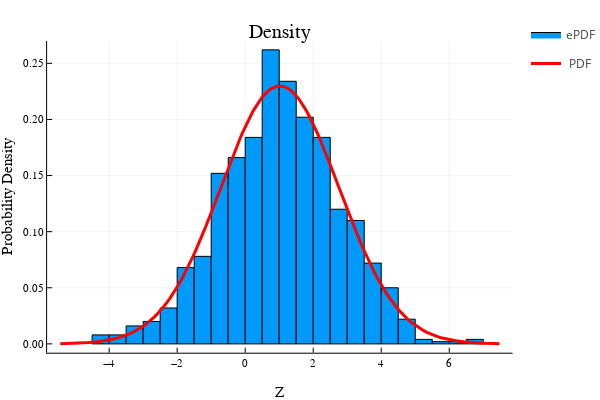

The notebook cell saved with this chart:
### Markdown cell above
The result by build-in method is same as the result we calculate by MLE.

### Code cell
histogram(zs,normalize=:pdf,label="ePDF")
plot!(fit(Normal,zs),lw=3,color=:red,label=" PDF")
title!("Density")
xlabel!("Z")
ylabel!("Probability Density")

### Figure 1 — Plotly figure (JSON) as saved in the notebook; plotly's stock layout.template omitted (floating-point values rounded to 4 significant figures)
{"data": [{"fill": "tozeroy", "fillcolor": "rgba(0, 154, 250, 1.000)", "hoverinfo": "none", "legendgroup": "ePDF", "line": {"color": "rgba(0, 0, 0, 1)", "dash": "solid", "width": 1}, "mode": "lines", "name": "ePDF", "showlegend": true, "type": "scatter", "x": [-4.5, -4.5, -4, -4, -4.5, -4.5], "xaxis": "x", "y": [0.008, 0, 0, 0.008, 0.008, 0.008], "yaxis": "y"}, {"fill": "tozeroy", "fillcolor": "rgba(0, 154, 250, 1.000)", "hoverinfo": "none", "legendgroup": "ePDF", "line": {"color": "rgba(0, 0, 0, 1)", "dash": "solid", "width": 1}, "mode": "lines", "name": "ePDF", "showlegend": false, "type": "scatter", "x": [-4, -4, -3.5, -3.5, -4, -4], "xaxis": "x", "y": [0.008, 0, 0, 0.008, 0.008, 0.008], "yaxis": "y"}, {"fill": "tozeroy", "fillcolor": "rgba(0, 154, 250, 1.000)", "hoverinfo": "none", "legendgroup": "ePDF", "line": {"color": "rgba(0, 0, 0, 1)", "dash": "solid", "width": 1}, "mode": "lines", "name": "ePDF", "showlegend": false, "type": "scatter", "x": [-3.5, -3.5, -3, -3, -3.5, -3.5], "xaxis": "x", "y": [0.016, 0, 0, 0.016, 0.016, 0.016], "yaxis": "y"}, {"fill": "tozeroy", "fillcolor": "rgba(0, 154, 250, 1.000)", "hoverinfo": "none", "legendgroup": "ePDF", "line": {"color": "rgba(0, 0, 0, 1)", "dash": "solid", "width": 1}, "mode": "lines", "name": "ePDF", "showlegend": false, "type": "scatter", "x": [-3, -3, -2.5, -2.5, -3, -3], "xaxis": "x", "y": [0.02, 0, 0, 0.02, 0.02, 0.02], "yaxis": "y"}, {"fill": "tozeroy", "fillcolor": "rgba(0, 154, 250, 1.000)", "hoverinfo": "none", "legendgroup": "ePDF", "line": {"color": "rgba(0, 0, 0, 1)", "dash": "solid", "width": 1}, "mode": "lines", "name": "ePDF", "showlegend": false, "type": "scatter", "x": [-2.5, -2.5, -2, -2, -2.5, -2.5], "xaxis": "x", "y": [0.032, 0, 0, 0.032, 0.032, 0.032], "yaxis": "y"}, {"fill": "tozeroy", "fillcolor": "rgba(0, 154, 250, 1.000)", "hoverinfo": "none", "legendgroup": "ePDF", "line": {"color": "rgba(0, 0, 0, 1)", "dash": "solid", "width": 1}, "mode": "lines", "name": "ePDF", "showlegend": false, "type": "scatter", "x": [-2, -2, -1.5, -1.5, -2, -2], "xaxis": "x", "y": [0.068, 0, 0, 0.068, 0.068, 0.068], "yaxis": "y"}, {"fill": "tozeroy", "fillcolor": "rgba(0, 154, 250, 1.000)", "hoverinfo": "none", "legendgroup": "ePDF", "line": {"color": "rgba(0, 0, 0, 1)", "dash": "solid", "width": 1}, "mode": "lines", "name": "ePDF", "showlegend": false, "type": "scatter", "x": [-1.5, -1.5, -1, -1, -1.5, -1.5], "xaxis": "x", "y": [0.078, 0, 0, 0.078, 0.078, 0.078], "yaxis": "y"}, {"fill": "tozeroy", "fillcolor": "rgba(0, 154, 250, 1.000)", "hoverinfo": "none", "legendgroup": "ePDF", "line": {"color": "rgba(0, 0, 0, 1)", "dash": "solid", "width": 1}, "mode": "lines", "name": "ePDF", "showlegend": false, "type": "scatter", "x": [-1, -1, -0.5, -0.5, -1, -1], "xaxis": "x", "y": [0.152, 0, 0, 0.152, 0.152, 0.152], "yaxis": "y"}, {"fill": "tozeroy", "fillcolor": "rgba(0, 154, 250, 1.000)", "hoverinfo": "none", "legendgroup": "ePDF", "line": {"color": "rgba(0, 0, 0, 1)", "dash": "solid", "width": 1}, "mode": "lines", "name": "ePDF", "showlegend": false, "type": "scatter", "x": [-0.5, -0.5, 0, 0, -0.5, -0.5], "xaxis": "x", "y": [0.166, 0, 0, 0.166, 0.166, 0.166], "yaxis": "y"}, {"fill": "tozeroy", "fillcolor": "rgba(0, 154, 250, 1.000)", "hoverinfo": "none", "legendgroup": "ePDF", "line": {"color": "rgba(0, 0, 0, 1)", "dash": "solid", "width": 1}, "mode": "lines", "name": "ePDF", "showlegend": false, "type": "scatter", "x": [0, 0, 0.5, 0.5, 0, 0], "xaxis": "x", "y": [0.184, 0, 0, 0.184, 0.184, 0.184], "yaxis": "y"}, {"fill": "tozeroy", "fillcolor": "rgba(0, 154, 250, 1.000)", "hoverinfo": "none", "legendgroup": "ePDF", "line": {"color": "rgba(0, 0, 0, 1)", "dash": "solid", "width": 1}, "mode": "lines", "name": "ePDF", "showlegend": false, "type": "scatter", "x": [0.5, 0.5, 1, 1, 0.5, 0.5], "xaxis": "x", "y": [0.262, 0, 0, 0.262, 0.262, 0.262], "yaxis": "y"}, {"fill": "tozeroy", "fillcolor": "rgba(0, 154, 250, 1.000)", "hoverinfo": "none", "legendgroup": "ePDF", "line": {"color": "rgba(0, 0, 0, 1)", "dash": "solid", "width": 1}, "mode": "lines", "name": "ePDF", "showlegend": false, "type": "scatter", "x": [1, 1, 1.5, 1.5, 1, 1], "xaxis": "x", "y": [0.234, 0, 0, 0.234, 0.234, 0.234], "yaxis": "y"}, {"fill": "tozeroy", "fillcolor": "rgba(0, 154, 250, 1.000)", "hoverinfo": "none", "legendgroup": "ePDF", "line": {"color": "rgba(0, 0, 0, 1)", "dash": "solid", "width": 1}, "mode": "lines", "name": "ePDF", "showlegend": false, "type": "scatter", "x": [1.5, 1.5, 2, 2, 1.5, 1.5], "xaxis": "x", "y": [0.202, 0, 0, 0.202, 0.202, 0.202], "yaxis": "y"}, {"fill": "tozeroy", "fillcolor": "rgba(0, 154, 250, 1.000)", "hoverinfo": "none", "legendgroup": "ePDF", "line": {"color": "rgba(0, 0, 0, 1)", "dash": "solid", "width": 1}, "mode": "lines", "name": "ePDF", "showlegend": false, "type": "scatter", "x": [2, 2, 2.5, 2.5, 2, 2], "xaxis": "x", "y": [0.184, 0, 0, 0.184, 0.184, 0.184], "yaxis": "y"}, {"fill": "tozeroy", "fillcolor": "rgba(0, 154, 250, 1.000)", "hoverinfo": "none", "legendgroup": "ePDF", "line": {"color": "rgba(0, 0, 0, 1)", "dash": "solid", "width": 1}, "mode": "lines", "name": "ePDF", "showlegend": false, "type": "scatter", "x": [2.5, 2.5, 3, 3, 2.5, 2.5], "xaxis": "x", "y": [0.12, 0, 0, 0.12, 0.12, 0.12], "yaxis": "y"}, {"fill": "tozeroy", "fillcolor": "rgba(0, 154, 250, 1.000)", "hoverinfo": "none", "legendgroup": "ePDF", "line": {"color": "rgba(0, 0, 0, 1)", "dash": "solid", "width": 1}, "mode": "lines", "name": "ePDF", "showlegend": false, "type": "scatter", "x": [3, 3, 3.5, 3.5, 3, 3], "xaxis": "x", "y": [0.11, 0, 0, 0.11, 0.11, 0.11], "yaxis": "y"}, {"fill": "tozeroy", "fillcolor": "rgba(0, 154, 250, 1.000)", "hoverinfo": "none", "legendgroup": "ePDF", "line": {"color": "rgba(0, 0, 0, 1)", "dash": "solid", "width": 1}, "mode": "lines", "name": "ePDF", "showlegend": false, "type": "scatter", "x": [3.5, 3.5, 4, 4, 3.5, 3.5], "xaxis": "x", "y": [0.072, 0, 0, 0.072, 0.072, 0.072], "yaxis": "y"}, {"fill": "tozeroy", "fillcolor": "rgba(0, 154, 250, 1.000)", "hoverinfo": "none", "legendgroup": "ePDF", "line": {"color": "rgba(0, 0, 0, 1)", "dash": "solid", "width": 1}, "mode": "lines", "name": "ePDF", "showlegend": false, "type": "scatter", "x": [4, 4, 4.5, 4.5, 4, 4], "xaxis": "x", "y": [0.05, 0, 0, 0.05, 0.05, 0.05], "yaxis": "y"}, {"fill": "tozeroy", "fillcolor": "rgba(0, 154, 250, 1.000)", "hoverinfo": "none", "legendgroup": "ePDF", "line": {"color": "rgba(0, 0, 0, 1)", "dash": "solid", "width": 1}, "mode": "lines", "name": "ePDF", "showlegend": false, "type": "scatter", "x": [4.5, 4.5, 5, 5, 4.5, 4.5], "xaxis": "x", "y": [0.022, 0, 0, 0.022, 0.022, 0.022], "yaxis": "y"}, {"fill": "tozeroy", "fillcolor": "rgba(0, 154, 250, 1.000)", "hoverinfo": "none", "legendgroup": "ePDF", "line": {"color": "rgba(0, 0, 0, 1)", "dash": "solid", "width": 1}, "mode": "lines", "name": "ePDF", "showlegend": false, "type": "scatter", "x": [5, 5, 5.5, 5.5, 5, 5], "xaxis": "x", "y": [0.004, 0, 0, 0.004, 0.004, 0.004], "yaxis": "y"}, {"fill": "tozeroy", "fillcolor": "rgba(0, 154, 250, 1.000)", "hoverinfo": "none", "legendgroup": "ePDF", "line": {"color": "rgba(0, 0, 0, 1)", "dash": "solid", "width": 1}, "mode": "lines", "name": "ePDF", "showlegend": false, "type": "scatter", "x": [5.5, 5.5, 6, 6, 5.5, 5.5], "xaxis": "x", "y": [0.002, 0, 0, 0.002, 0.002, 0.002], "yaxis": "y"}, {"fill": "tozeroy", "fillcolor": "rgba(0, 154, 250, 1.000)", "hoverinfo": "none", "legendgroup": "ePDF", "line": {"color": "rgba(0, 0, 0, 1)", "dash": "solid", "width": 1}, "mode": "lines", "name": "ePDF", "showlegend": false, "type": "scatter", "x": [6, 6, 6.5, 6.5, 6, 6], "xaxis": "x", "y": [0.002, 0, 0, 0.002, 0.002, 0.002], "yaxis": "y"}, {"fill": "tozeroy", "fillcolor": "rgba(0, 154, 250, 1.000)", "hoverinfo": "none", "legendgroup": "ePDF", "line": {"color": "rgba(0, 0, 0, 1)", "dash": "solid", "width": 1}, "mode": "lines", "name": "ePDF", "showlegend": false, "type": "scatter", "x": [6.5, 6.5, 7, 7, 6.5, 6.5], "xaxis": "x", "y": [0.004, 0, 0, 0.004, 0.004, 0.004], "yaxis": "y"}, {"colorbar": {"title": {"text": ""}}, "legendgroup": "ePDF", "marker": {"color": "rgba(0, 154, 250, 0.000)", "line": {"color": "rgba(0, 0, 0, 0)", "width": 1}, "size": 0, "symbol": "circle"}, "mode": "markers", "name": "ePDF", "showlegend": false, "type": "scatter", "x": [-4.25, -3.75, -3.25, -2.75, -2.25, -1.75, -1.25, -0.75, -0.25, 0.25, 0.75, 1.25, 1.75, 2.25, 2.75, 3.25, 3.75, 4.25, 4.75, 5.25, 5.75, 6.25, 6.75], "xaxis": "x", "y": [0.008, 0.008, 0.016, 0.02, 0.032, 0.068, 0.078, 0.152, 0.166, 0.184, 0.262, 0.234, 0.202, 0.184, 0.12, 0.11, 0.072, 0.05, 0.022, 0.004, 0.002, 0.002, 0.004], "yaxis": "y", "zmax": null, "zmin": null}, {"colorbar": {"title": {"text": ""}}, "legendgroup": " PDF", "line": {"color": "rgba(255, 0, 0, 1.000)", "dash": "solid", "shape": "linear", "width": 3}, "mode": "lines", "name": " PDF", "showlegend": true, "type": "scatter", "x": [-5.437, -5.395, -5.353, -4.965, -4.576, -4.342, -4.109, -3.911, -3.714, -3.607, -3.499, -3.392, -3.285, -3.186, -3.087, -2.988, -2.889, -2.783, -2.677, -2.571, -2.465, -2.342, -2.219, -2.097, -1.974, -1.865, -1.756, -1.646, -1.537, -1.441, -1.346, -1.25, -1.154, -0.9456, -0.7369, -0.5269, -0.3169, -0.2589, -0.2009, -0.1428, -0.08478, -0.02675, 0.03129, 0.08932, 0.1474, 0.2026, 0.2578, 0.313, 0.3682, 0.4235, 0.4787, 0.5339, 0.5891, 0.6465, 0.7039, 0.7614, 0.8188, 0.8762, 0.9336, 0.991, 1.048, 1.097, 1.145, 1.193, 1.242, 1.29, 1.338, 1.387, 1.435, 1.494, 1.553, 1.612, 1.671, 1.73, 1.789, 1.848, 1.907, 2.015, 2.123, 2.177, 2.231, 2.286, 2.34, 2.539, 2.739, 2.941, 3.144, 3.257, 3.37, 3.484, 3.597, 3.7, 3.802, 3.905, 4.008, 4.125, 4.243, 4.361, 4.478, 4.587, 4.696, 4.805, 4.914, 5.021, 5.128, 5.236, 5.343, 5.447, 5.552, 5.656, 5.76, 5.974, 6.187, 6.422, 6.656, 6.996, 7.336, 7.406, 7.476], "xaxis": "x", "y": [0.000228, 0.0002494, 0.0002727, 0.0006049, 0.001276, 0.001951, 0.00293, 0.004073, 0.00559, 0.006603, 0.00777, 0.009108, 0.01064, 0.01223, 0.01402, 0.01601, 0.01823, 0.02088, 0.02382, 0.02708, 0.03067, 0.03526, 0.04033, 0.04591, 0.052, 0.05783, 0.06408, 0.07071, 0.07772, 0.08417, 0.09087, 0.09781, 0.105, 0.1211, 0.1378, 0.1546, 0.1709, 0.1753, 0.1795, 0.1837, 0.1877, 0.1917, 0.1955, 0.1991, 0.2026, 0.2057, 0.2087, 0.2116, 0.2142, 0.2167, 0.2189, 0.221, 0.2229, 0.2246, 0.226, 0.2273, 0.2283, 0.229, 0.2295, 0.2298, 0.2298, 0.2296, 0.2292, 0.2286, 0.2279, 0.227, 0.2259, 0.2247, 0.2233, 0.2214, 0.2192, 0.2168, 0.2141, 0.2113, 0.2083, 0.205, 0.2016, 0.1949, 0.1877, 0.1839, 0.1801, 0.1761, 0.1721, 0.1566, 0.1407, 0.1245, 0.1087, 0.1001, 0.09185, 0.08389, 0.07631, 0.06977, 0.06356, 0.05771, 0.05221, 0.04636, 0.04097, 0.03605, 0.03157, 0.0278, 0.02439, 0.02132, 0.01856, 0.01612, 0.01395, 0.01203, 0.01033, 0.008881, 0.007606, 0.006491, 0.005519, 0.003914, 0.002734, 0.001813, 0.001181, 0.0006133, 0.0003065, 0.0002646, 0.000228], "yaxis": "y", "zmax": null, "zmin": null}], "layout": {"annotations": [{"font": {"color": "rgba(0, 0, 0, 1)", "family": "sans-serif", "size": 20}, "rotation": 0, "showarrow": false, "text": "Density", "x": 0.5424, "xanchor": "center", "xref": "paper", "y": 1, "yanchor": "top", "yref": "paper"}], "height": 400, "legend_position": {"bgcolor": "rgba(255, 255, 255, 1.000)", "bordercolor": "rgba(0, 0, 0, 1)", "borderwidth": 1, "font": {"color": "rgba(0, 0, 0, 1)", "family": "sans-serif", "size": 11}, "title": {"font": {"color": "rgba(0, 0, 0, 1)", "family": "sans-serif", "size": 15}, "text": ""}, "tracegroupgap": 0, "traceorder": "normal", "x": 1, "xanchor": "auto", "y": 1, "yanchor": "auto"}, "margin": {"b": 20, "l": 0, "r": 0, "t": 20}, "paper_bgcolor": "rgba(255, 255, 255, 1.000)", "plot_bgcolor": "rgba(255, 255, 255, 1.000)", "showlegend": true, "width": 600, "xaxis": {"anchor": "y", "domain": [0.09128, 0.9934], "gridcolor": "rgba(0, 0, 0, 0.1)", "gridwidth": 0.5, "linecolor": "rgba(0, 0, 0, 1)", "mirror": false, "range": [-5.825, 7.863], "showgrid": true, "showline": true, "showticklabels": true, "tickangle": 0, "tickcolor": "rgb(0, 0, 0)", "tickfont": {"color": "rgba(0, 0, 0, 1)", "family": "sans-serif", "size": 11}, "tickmode": "array", "ticks": "inside", "ticktext": ["−4", "−2", "0", "2", "4", "6"], "tickvals": [-4, -2, 0, 2, 4, 6], "title": {"font": {"color": "rgba(0, 0, 0, 1)", "family": "sans-serif", "size": 15}, "text": "Z"}, "type": "linear", "visible": true, "zeroline": false, "zerolinecolor": "rgba(0, 0, 0, 1)"}, "yaxis": {"anchor": "x", "domain": [0.07581, 0.9415], "gridcolor": "rgba(0, 0, 0, 0.1)", "gridwidth": 0.5, "linecolor": "rgba(0, 0, 0, 1)", "mirror": false, "range": [-0.00786, 0.2699], "showgrid": true, "showline": true, "showticklabels": true, "tickangle": 0, "tickcolor": "rgb(0, 0, 0)", "tickfont": {"color": "rgba(0, 0, 0, 1)", "family": "sans-serif", "size": 11}, "tickmode": "array", "ticks": "inside", "ticktext": ["0.00", "0.05", "0.10", "0.15", "0.20", "0.25"], "tickvals": [0, 0.05, 0.1, 0.15, 0.2, 0.25], "title": {"font": {"color": "rgba(0, 0, 0, 1)", "family": "sans-serif", "size": 15}, "text": "Probability Density"}, "type": "linear", "visible": true, "zeroline": false, "zerolinecolor": "rgba(0, 0, 0, 1)"}}}
